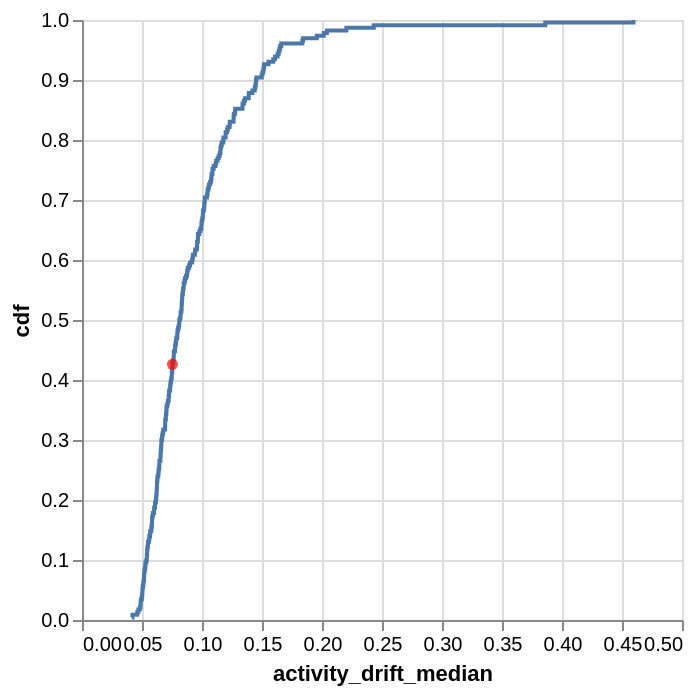

The cell this chart's notebook holds for it:
### Code cell
import altair as alt

metric = 'activity_drift_median'
source = (
    df
    .drop_nulls('activity_drift')
    .group_by('session_id')
    .agg(
        pl.col('activity_drift').median().alias(metric),
    )
    .sort(metric)
    .with_columns(
        pl.col(metric).cum_count().truediv(pl.col(metric).count()).alias('cdf'),
    )
)
chart = (
    alt.Chart(source)
    .encode(
        x=f"{metric}:Q",
        y='cdf:Q',
        # alt.Color("drift_rating:N", title="annotation", legend=None),
        tooltip=[
            # alt.Tooltip("drift_rating:N"),
            alt.Tooltip(f"{metric}:Q", format=".2f"),
            alt.Tooltip("cdf:Q", title="cdf", format=".2f"),
        ],
    )
    .mark_line(interpolate="step-after")
)
select_session_id = '742903_2024-10-22'
dot = (
    alt.Chart(source.filter(pl.col('session_id') == select_session_id))
    .encode(
        x=f"{metric}:Q",
        y='cdf:Q',
        tooltip=[
            alt.Tooltip("session_id:N"),
            alt.Tooltip(f"{metric}:Q", format=".2f"),
            alt.Tooltip("cdf:Q", title="cdf", format=".2f"),
        ],
    )
    .mark_circle(color='red')
)
chart + dot

### Figure 1 — Vega-Lite specification as saved in the notebook (floating-point values rounded to 4 significant figures; data arrays with more than 128 entries replaced by an {"elided": "..."} marker saying what was removed)
{"config": {"view": {"continuousWidth": 300, "continuousHeight": 300}}, "layer": [{"data": {"name": "data-5df1175eb52234045385903adbf4972a"}, "mark": {"type": "line", "interpolate": "step-after"}, "encoding": {"tooltip": [{"field": "activity_drift_median", "format": ".2f", "type": "quantitative"}, {"field": "cdf", "format": ".2f", "title": "cdf", "type": "quantitative"}], "x": {"field": "activity_drift_median", "type": "quantitative"}, "y": {"field": "cdf", "type": "quantitative"}}}, {"data": {"name": "data-259b6ed6c76ae8a3ec70ebe047764148"}, "mark": {"type": "circle", "color": "red"}, "encoding": {"tooltip": [{"field": "session_id", "type": "nominal"}, {"field": "activity_drift_median", "format": ".2f", "type": "quantitative"}, {"field": "cdf", "format": ".2f", "title": "cdf", "type": "quantitative"}], "x": {"field": "activity_drift_median", "type": "quantitative"}, "y": {"field": "cdf", "type": "quantitative"}}}], "$schema": "https://vega.github.io/schema/vega-lite/v5.20.1.json", "datasets": {"data-5df1175eb52234045385903adbf4972a": {"elided": "230 records"}, "data-259b6ed6c76ae8a3ec70ebe047764148": [{"session_id": "742903_2024-10-22", "activity_drift_median": 0.07535, "cdf": 0.4261}]}}
